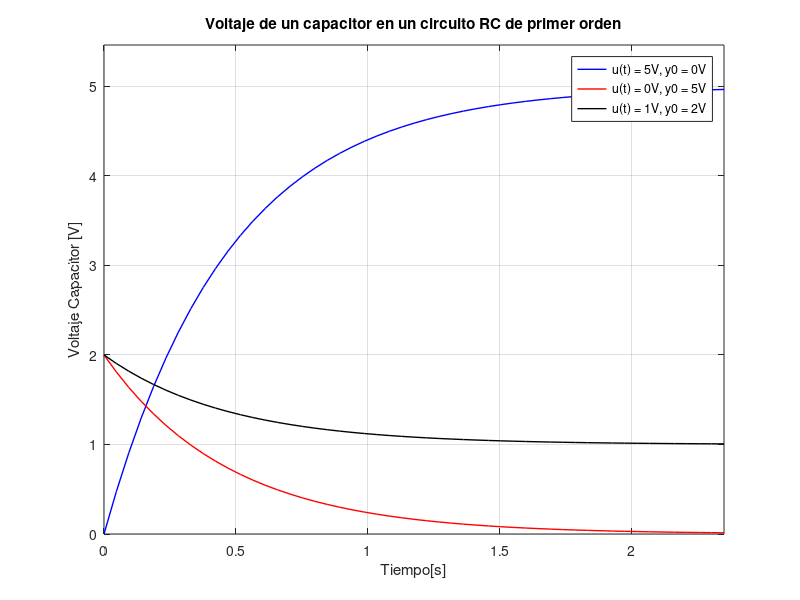

This chart was generated by the following MATLAB code: (Note: this script raises an error after producing the figure.)
%First-order RC circuit capacitor voltage modeling program
close all; clear; clc;

%initial condition simulink
y0 = 2;

%Circuit Values
R = 47e3;
C = 10e-6;
tau = R*C;
alpha = (-1)/tau;
beta = 1/tau;

tfinal = 5*tau;
Ts = tau/10;
t = (0:Ts:tfinal)';

%Case a)     u(t) = 5v; y0 = 0v
yta = 5*exp(alpha*t).*(exp(-alpha*t)-1);

%Case b)     u(t) = 0v; y0 = 5v
ytb = 2*exp(alpha*t);

%Case c)     u(t) = 1v; y0 = 2v
ytc = 2*exp(alpha*t)+exp(alpha*t).*(exp(-alpha*t)-1);

yt_max = max(yta);

%% 


figure(1)
plot(t,yta,'b','LineWidth',1,'DisplayName','u(t) = 5V, y0 = 0V')
grid on;
title('Voltaje de un capacitor en un circuito RC de primer orden')
xlabel('Tiempo[s]')
ylabel('Voltaje Capacitor [V]')
axis ([0,tfinal,0,1.1*yt_max])
hold on

plot(t,ytb,'r','LineWidth',1,'DisplayName','u(t) = 0V, y0 = 5V')
plot(t,ytc,'k','LineWidth',1,'DisplayName','u(t) = 1V, y0 = 2V')
legend
%% Comparison of Simulink graphs vs Analytical Solution

tsim = out.uy.Time;
yt_a = out.uy.Data(:,1);
figure(2)
plot(tsim,yt_a,'*','LineWidth',2,'DisplayName','Simulink')
grid on;
xlabel('Tiempo[s]')
ylabel('Voltaje Capacitor [V]')
title('Voltaje de un capacitor en un circuito RC (Sol. analiticia vs Simulink)')
hold on
plot(t,ytc,'r','LineWidth',1,'DisplayName','Sol. analitica')
axis ([0,tfinal,0,1.1*yt_max])
legend

